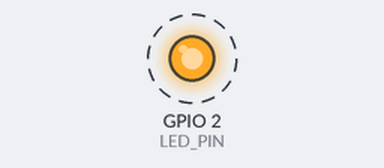
Bench run of a sketch on a simulated ESP32. Parts: output pins drawn as LEDs (lit = HIGH). Dashed ring = blinking. What the sketch prints to the serial monitor is not drawn.

Above: at 1.5 s.
Timing chart, 0 to 5.6 s (numbered marks = the images above):
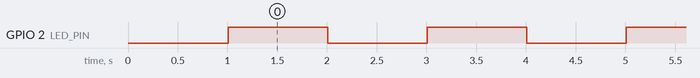

The sketch:

blink_test.ino
```cpp
/*
 * Akıllı Sınıf - ESP32 Blink Test
 * Bu kod ESP32'nin düzgün çalıştığını test eder
 * Built-in LED yanıp sönecek
 */

// ESP32 DevKit'te built-in LED genellikle GPIO 2'de
#define LED_PIN 2

void setup() {
  // Seri port başlat (debug için)
  Serial.begin(115200);
  delay(1000);

  Serial.println("=================================");
  Serial.println("Akıllı Sınıf - ESP32 Blink Test");
  Serial.println("=================================");

  // LED pinini çıkış olarak ayarla
  pinMode(LED_PIN, OUTPUT);

  Serial.println("LED pin ayarlandı: GPIO 2");
  Serial.println("Test başlıyor...");
}

void loop() {
  // LED'i yak
  digitalWrite(LED_PIN, HIGH);
  Serial.println("LED: AÇIK");
  delay(1000);

  // LED'i söndür
  digitalWrite(LED_PIN, LOW);
  Serial.println("LED: KAPALI");
  delay(1000);
}
```

Measured:
- by itself, GPIO 2 (LED_PIN): alternates HIGH for 1.0 s and LOW for 1.0 s
